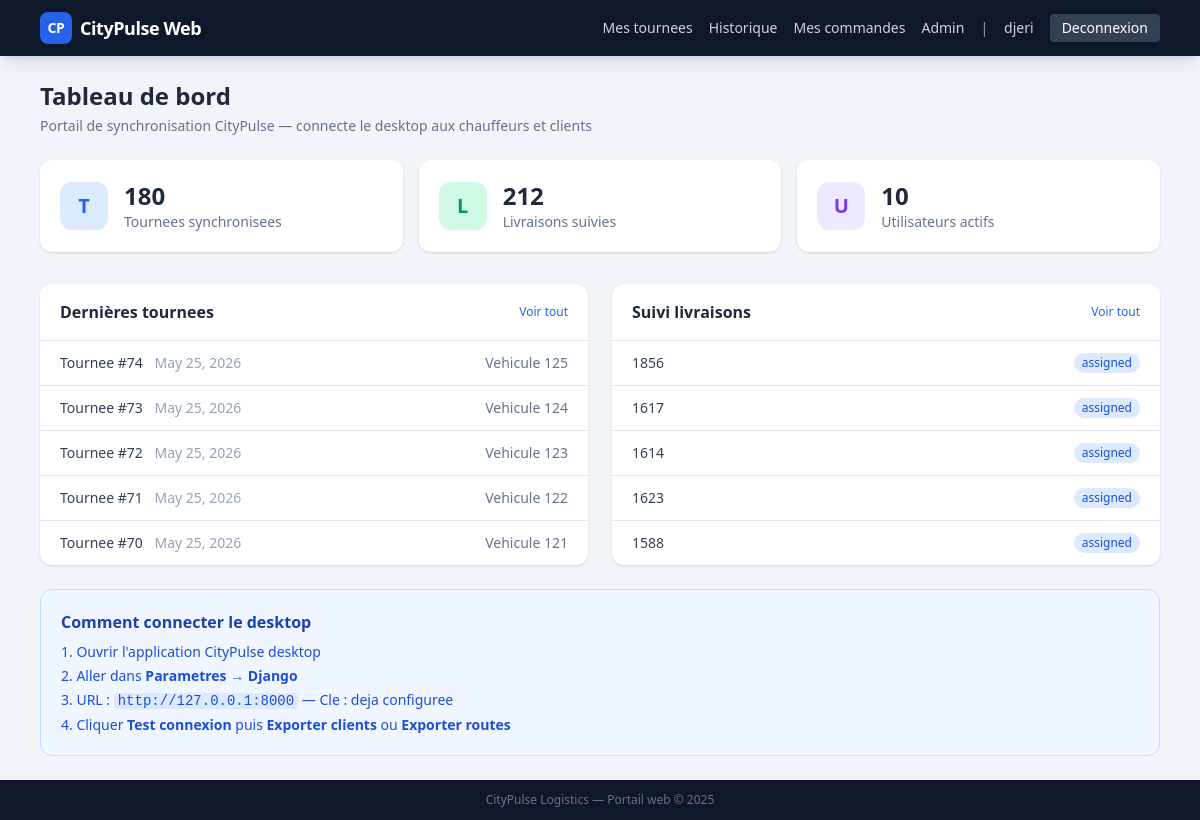
Screenshot of / (signed in) with the database file from the repository.
### apps/accounts/models.py (models this page shows)
class User(AbstractUser):
    class Role(models.TextChoices):
        DRIVER = "driver", "Driver"
        CLIENT = "client", "Client"
    role = models.CharField(max_length=20, choices=Role.choices, default=Role.CLIENT)
    phone = models.CharField(max_length=32, blank=True)
    desktop_id = models.CharField(max_length=64, blank=True)

### apps/routes/models.py (models this page shows, shortened)
class DriverRoute(models.Model):
    vehicle_id_ext = models.CharField(max_length=64)
    driver_id_ext = models.CharField(max_length=64)
    planned_date = models.DateField()
    stops_json = models.JSONField(default=list)
    driver = models.ForeignKey(
        settings.AUTH_USER_MODEL,
        on_delete=models.SET_NULL,
        null=True,
        blank=True,
        related_name="driver_routes",
    )
    created_at = models.DateTimeField(auto_now_add=True)

### apps/tracking/models.py (models this page shows, shortened)
class DeliveryTracking(models.Model):
    order_id_ext = models.CharField(max_length=64)
    order_ref = models.CharField(max_length=100, db_index=True)
    status = models.CharField(max_length=32, default="pending")
    driver_first_name = models.CharField(max_length=150, blank=True)
    eta = models.DateTimeField(null=True, blank=True)
    last_update = models.DateTimeField(auto_now=True)

### apps/routes/views.py (the view)
# urls.py: path("", views.home_redirect, name="home"),
@login_required(login_url="/driver/login/")
def home_redirect(request):
    if _is_driver(request.user) and not request.user.is_staff:
        return redirect("/driver/")
    if _is_client(request.user) and not request.user.is_staff:
        return redirect("/client/")
    User = get_user_model()
    ctx = {
        "route_count": DriverRoute.objects.count(),
        "delivery_count": DeliveryTracking.objects.count(),
        "user_count": User.objects.filter(is_active=True).count(),
        "recent_routes": DriverRoute.objects.order_by("-planned_date", "-id")[:5],
        "recent_deliveries": DeliveryTracking.objects.order_by("-last_update")[:5],
    }
    return render(request, "base_home.html", ctx)

### apps/routes/views.py (called while the page is built)
def _is_driver(user):
    return getattr(user, "role", "") == "driver" or user.is_staff

def _is_client(user):
    return getattr(user, "role", "") == "client" or user.is_staff

### templates/base_home.html
{% extends "base.html" %}
{% block content %}
<div class="mb-6">
  <h1 class="text-2xl font-bold text-slate-800">Tableau de bord</h1>
  <p class="text-slate-500 text-sm mt-1">Portail de synchronisation CityPulse &mdash; connecte le desktop aux chauffeurs et clients</p>
</div>
<div class="grid grid-cols-1 sm:grid-cols-3 gap-4 mb-8">
  <div class="bg-white rounded-xl shadow p-5 flex items-center gap-4">
    <div class="w-12 h-12 rounded-xl bg-blue-100 flex items-center justify-center text-blue-600 text-xl font-bold">T</div>
    <div>
      <div class="text-2xl font-bold text-slate-800">{{ route_count }}</div>
      <div class="text-sm text-slate-500">Tournees synchronisees</div>
    </div>
  </div>
  <div class="bg-white rounded-xl shadow p-5 flex items-center gap-4">
    <div class="w-12 h-12 rounded-xl bg-emerald-100 flex items-center justify-center text-emerald-600 text-xl font-bold">L</div>
    <div>
      <div class="text-2xl font-bold text-slate-800">{{ delivery_count }}</div>
      <div class="text-sm text-slate-500">Livraisons suivies</div>
    </div>
  </div>
  <div class="bg-white rounded-xl shadow p-5 flex items-center gap-4">
    <div class="w-12 h-12 rounded-xl bg-violet-100 flex items-center justify-center text-violet-600 text-xl font-bold">U</div>
    <div>
      <div class="text-2xl font-bold text-slate-800">{{ user_count }}</div>
      <div class="text-sm text-slate-500">Utilisateurs actifs</div>
    </div>
  </div>
</div>
<div class="grid grid-cols-1 lg:grid-cols-2 gap-6">
  <div class="bg-white rounded-xl shadow">
    <div class="px-5 py-4 border-b flex items-center justify-between">
      <h2 class="font-semibold text-slate-800">Dernières tournees</h2>
      <a href="/driver/" class="text-xs text-blue-600 hover:underline">Voir tout</a>
    </div>
    <div class="divide-y">
      {% for route in recent_routes %}
      <div class="px-5 py-3 flex items-center justify-between text-sm">
        <div>
          <span class="font-medium text-slate-700">Tournee #{{ route.id }}</span>
          <span class="text-slate-400 ml-2">{{ route.planned_date }}</span>
        </div>
        <span class="text-slate-500">Vehicule {{ route.vehicle_id_ext }}</span>
      </div>
      {% empty %}
      <div class="px-5 py-4 text-sm text-slate-400">
        Aucune tournee pour l'instant.<br>
        <span class="text-xs">Exportez des routes depuis le desktop (Parametres &rarr; Django).</span>
      </div>
      {% endfor %}
    </div>
  </div>
  <div class="bg-white rounded-xl shadow">
    <div class="px-5 py-4 border-b flex items-center justify-between">
      <h2 class="font-semibold text-slate-800">Suivi livraisons</h2>
      <a href="/client/" class="text-xs text-blue-600 hover:underline">Voir tout</a>
    </div>
    <div class="divide-y">
      {% for t in recent_deliveries %}
      <div class="px-5 py-3 flex items-center justify-between text-sm">
        <span class="font-medium text-slate-700">{{ t.order_ref }}</span>
        <span class="px-2 py-0.5 rounded-full text-xs font-medium
          {% if t.status == 'delivered' %}bg-emerald-100 text-emerald-700
          {% elif t.status == 'failed' %}bg-red-100 text-red-700
          {% else %}bg-blue-100 text-blue-700{% endif %}">
          {{ t.status }}
        </span>
      </div>
      {% empty %}
      <div class="px-5 py-4 text-sm text-slate-400">
        Aucune livraison suivie.<br>
        <span class="text-xs">Les chauffeurs confirment les livraisons depuis leur tableau de bord.</span>
      </div>
      {% endfor %}
    </div>
  </div>
</div>
<div class="mt-6 bg-blue-50 border border-blue-200 rounded-xl p-5">
  <h3 class="font-semibold text-blue-800 mb-2">Comment connecter le desktop</h3>
  <ol class="text-sm text-blue-700 space-y-1 list-decimal list-inside">
    <li>Ouvrir l'application CityPulse desktop</li>
    <li>Aller dans <strong>Parametres &rarr; Django</strong></li>
    <li>URL : <code class="bg-blue-100 px-1 rounded">http://127.0.0.1:8000</code> &mdash; Cle : deja configuree</li>
    <li>Cliquer <strong>Test connexion</strong> puis <strong>Exporter clients</strong> ou <strong>Exporter routes</strong></li>
  </ol>
</div>
{% endblock %}

### templates/base.html (shortened to what this page needs)
<!doctype html>
<html lang="fr">
<head>
  <script src="https://cdn.tailwindcss.com"></script>
  <link rel="stylesheet" href="https://unpkg.com/leaflet@1.9.4/dist/leaflet.css" />
</head>
<body class="bg-slate-100 min-h-screen flex flex-col">
  <header class="bg-slate-900 text-white shadow-lg">
    <div class="max-w-6xl mx-auto px-4 h-14 flex items-center justify-between">
      <a href="/" class="flex items-center gap-2 font-bold text-lg tracking-tight">
        <span class="inline-flex items-center justify-center w-8 h-8 rounded-lg bg-blue-600 text-white text-sm font-bold">CP</span>
        CityPulse Web
      </a>
      <nav class="flex items-center gap-4 text-sm">
        {% if user.is_authenticated %}
          {% if user.role == "driver" or user.is_staff %}
            <a href="/driver/" class="text-slate-300 hover:text-white transition">Mes tournees</a>
            <a href="/driver/history/" class="text-slate-300 hover:text-white transition">Historique</a>
          {% endif %}
          {% if user.role == "client" or user.is_staff %}
            <a href="/client/" class="text-slate-300 hover:text-white transition">Mes commandes</a>
          {% endif %}
          {% if user.is_staff %}
            <a href="/admin/" class="text-slate-300 hover:text-white transition">Admin</a>
          {% endif %}
          <span class="text-slate-400">|</span>
          <span class="text-slate-300 font-medium">{{ user.username }}</span>
          <a href="/logout/" class="bg-slate-700 hover:bg-slate-600 px-3 py-1 rounded text-white transition">Deconnexion</a>
        {% else %}
          <a href="/driver/login/" class="bg-blue-600 hover:bg-blue-700 px-3 py-1 rounded text-white transition">Chauffeur</a>
          <a href="/client/login/" class="bg-slate-600 hover:bg-slate-500 px-3 py-1 rounded text-white transition">Client</a>
        {% endif %}
      </nav>
    </div>
  </header>
  <main class="flex-1 max-w-6xl mx-auto px-4 py-6 w-full">
    {% block content %}{% endblock %}
  </main>
  <footer class="bg-slate-900 text-slate-500 text-xs text-center py-3">
    CityPulse Logistics &mdash; Portail web &copy; 2025
  </footer>
</body>
</html>

### rows the page displays
User: username "djeri"
DriverRoute: id "74", planned_date "May 25, 2026", vehicle_id_ext "125"
DriverRoute: id "73", planned_date "May 25, 2026", vehicle_id_ext "124"
DriverRoute: id "72", planned_date "May 25, 2026", vehicle_id_ext "123"
DriverRoute: id "71", planned_date "May 25, 2026", vehicle_id_ext "122"
DriverRoute: id "70", planned_date "May 25, 2026", vehicle_id_ext "121"
DeliveryTracking: order_ref "1856", status "assigned"
DeliveryTracking: order_ref "1617", status "assigned"
DeliveryTracking: order_ref "1614", status "assigned"
DeliveryTracking: order_ref "1623", status "assigned"
DeliveryTracking: order_ref "1588", status "assigned"

### other values shown
{{ route_count }} "180"
{{ delivery_count }} "212"
{{ user_count }} "10"
